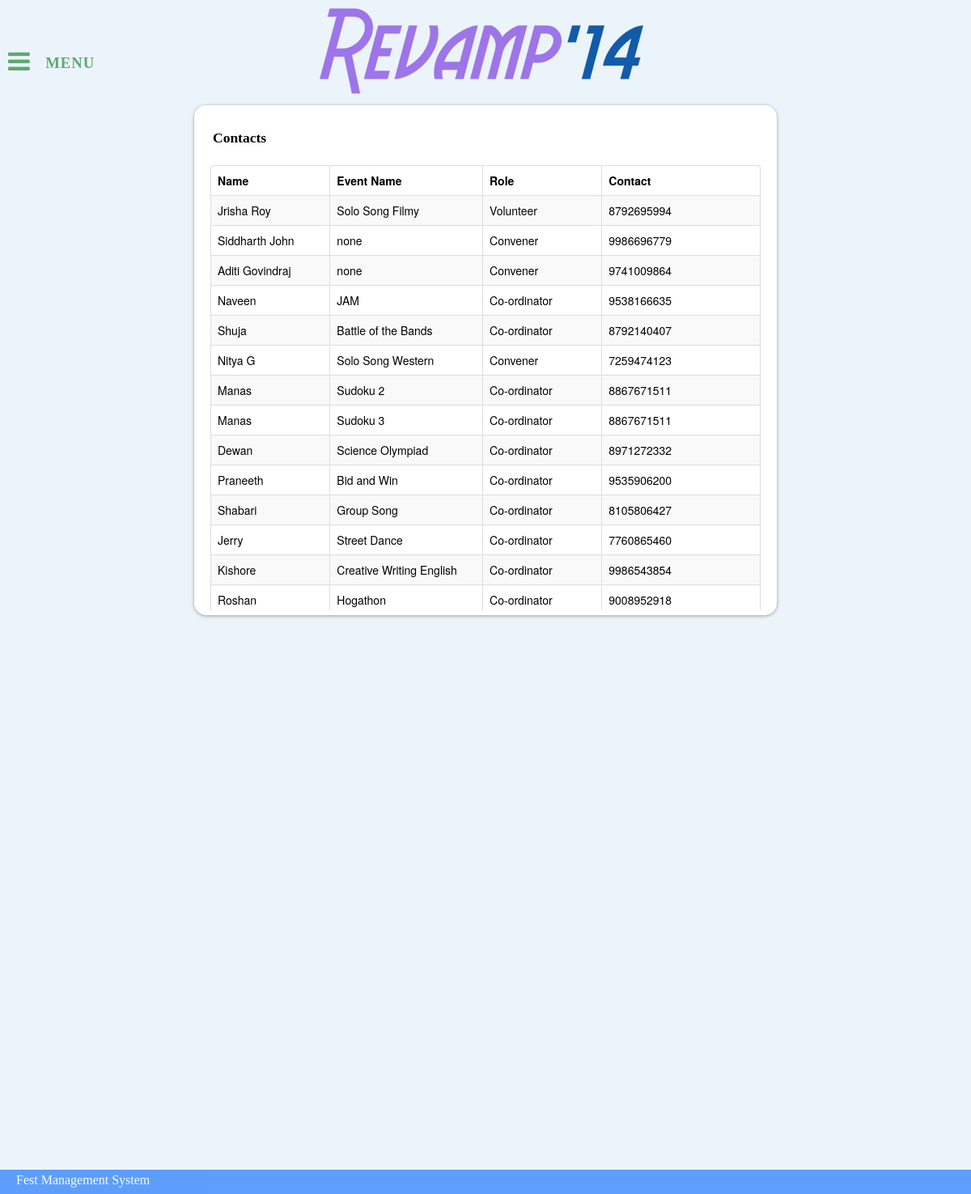
The page /src/fms/contact.php (signed in) on the database its author committed.
### tables this page shows
CREATE TABLE IF NOT EXISTS `coordinators` (
  `id` int(11) NOT NULL,
  `role` int(11) NOT NULL,
  `name` varchar(30) NOT NULL,
  `event_name` varchar(30) NOT NULL,
  `contact_no` varchar(15) NOT NULL,
  PRIMARY KEY (`id`),
  KEY `event_name` (`event_name`)
);

### src/fms/contact.php (the view, shortened to what this page needs)
<!DOCTYPE html>
<?php
$query=mysql_query("SELECT * FROM coordinators");
?>
<html lang="en">
    <head>
        <link rel="stylesheet" type="text/css" href="css/index.css" />
        <link rel="stylesheet" type="text/css" href="css/font-awesome.min.css" />
        <link rel="stylesheet" type="text/css" href="css/bootstrap.css">
    </head>
    <body>
    	<div id="header">
        </div>
        <div class="container">
            <div class="content">
               <nav class="dr-menu">
						<div class="dr-trigger"><span id="dr-icon" class="fa fa-bars"></span><a class="dr-label">Menu</a></div>
					</nav>
            </div>
            <div id="block">
                  <h4 style="width:10%; margin-left:23px;">Contacts</h4>
               <div id="insideblock">
                         <table class="table table-striped table-bordered table-hover">
                <col width="50">
                <col width="30">
                <col width="30">
                <col width="30">
				<thead>
					<tr>
						<th>Name</th>
						<th>Event Name</th>
						<th>Role</th>
						<th>Contact</th>
					</tr>
				</thead>
				<tbody>
                <?php
                      while ($row = mysql_fetch_array($query)) {
						  echo "<tr>";
						  echo "<td>$row[2]</td>";
						  echo "<td>$row[3]</td>";
						  if($row[1]=="0")
						      echo "<td>Convener</td>";
						  elseif($row[1]=="1")
						      echo "<td>Co-ordinator</td>";
						  else
						      echo "<td>Volunteer</td>";
						  echo "<td>$row[4]</td>";
						  echo "</tr>";
                      }
                ?>
				</tbody>
			</table>
               </div>
            </div>
        </div>
        <div id="footer"> <p id="leftContent">Fest Management System</p>
        </div>
    </body>
</html>

### src/fms/css/index.css (style rules this page uses)
body { background-color:#EBF4FA; height:100%; margin: 0px; }
#header { background:url('../images/logo.png'); background-repeat:no-repeat; margin-top:10px; margin-right:auto; margin-bottom:0; margin-left:auto; width:410px; height:110px; }
#insideblock { overflow:scroll; min-height:340px; margin: 20px; }
h4 { margin-left: 30px; margin-top: 30px; }
.content { position:absolute; margin-top:-110px; float:left; }
#block { float:right !important; width:60%; background-color:white !important; border-radius:15px; -webkit-box-shadow: 0 1px 4px rgba(0,0,0,.33),0 0 0 1px rgba(46,45,47,.05),inset 0 1px 0 #fff,inset 0 0 0 1px rgba(255,255,255,.5); box-shadow: 0 1px 4px rgba(0,0,0,.33), 0 0 0 1px rgba(46,45,47,.05),inset 0 1px 0 #fff,inset 0 0 0 1px rgba(255,255,255,.5); margin-left:20%; margin-right:20%; margin-top:10px; }
#footer { background-color:#06F; opacity:0.6; clear: both; z-index: 10; height: 30px; margin-top:20px; width:100%; position:absolute; left:0; bottom:0; }
#leftContent { color:#FFF; margin-top:4px; margin-left:20px; }
.dr-menu { width: 100%; max-width: 250px; min-width: 200px; position: relative; font-size: 1.3em; line-height: 2.5; font-weight: 400; color: #fff; padding-top: 2em; }
.dr-menu > div { cursor: pointer; position: absolute; width: 100%; z-index: 100; }
.dr-menu > div #dr-icon { top: 0; left: 0; position: absolute; font-size: 150%; color: #60a773; line-height: 1.6; padding: 0 10px; -webkit-transition: all 0.2s ease; -moz-transition: all 0.2s ease; transition: all 0.2s ease; }
.dr-menu > div #dr-icon:after { content:"\f060"; position: absolute; font-size: 46%; line-height: 3.25; left: -18%; opacity: 0; }
.dr-menu > div .dr-label { padding-left: 3em; position: relative; display: block; color: #60a773; font-size: 0.9em; font-weight: 700; letter-spacing: 1px; text-transform: uppercase; line-height: 2.75; -webkit-transition: all 0.2s ease; -moz-transition: all 0.2s ease; transition: all 0.2s ease; }
#dr-icon:before, #dr-icon:after { position: relative; font-family: 'FontAwesome'; speak: none; font-style: normal; font-weight: normal; font-variant: normal; text-transform: none; -webkit-font-smoothing: antialiased; }
a { text-decoration: none; }

### rows shown on the page
coordinators: name "Jrisha Roy", event_name "Solo Song Filmy", role "Volunteer", contact_no "8792695994"
coordinators: name "Siddharth John", event_name "none", role "Convener", contact_no "9986696779"
coordinators: name "Aditi Govindraj", event_name "none", role "Convener", contact_no "9741009864"
coordinators: name "Naveen", event_name "JAM", role "Co-ordinator", contact_no "9538166635"
coordinators: name "Shuja", event_name "Battle of the Bands", role "Co-ordinator", contact_no "8792140407"
coordinators: name "Nitya G", event_name "Solo Song Western", role "Convener", contact_no "7259474123"
coordinators: name "Manas", event_name "Sudoku 2", role "Co-ordinator", contact_no "8867671511"
coordinators: name "Manas", event_name "Sudoku 3", role "Co-ordinator", contact_no "8867671511"
coordinators: name "Dewan", event_name "Science Olympiad", role "Co-ordinator", contact_no "8971272332"
coordinators: name "Praneeth", event_name "Bid and Win", role "Co-ordinator", contact_no "9535906200"
coordinators: name "Shabari", event_name "Group Song", role "Co-ordinator", contact_no "8105806427"
coordinators: name "Jerry", event_name "Street Dance", role "Co-ordinator", contact_no "7760865460"
coordinators: name "Kishore", event_name "Creative Writing English", role "Co-ordinator", contact_no "9986543854"
coordinators: name "Roshan", event_name "Hogathon", role "Co-ordinator", contact_no "9008952918"
